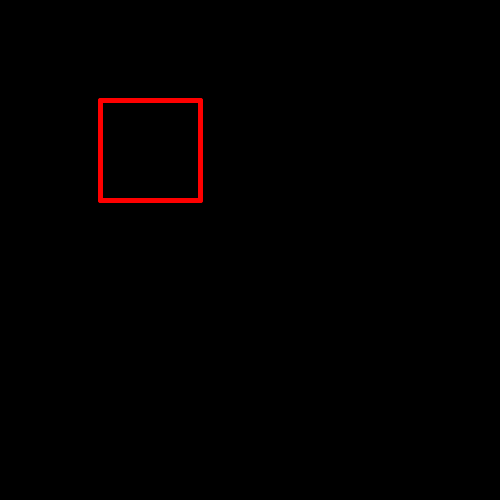
Frame 1 (no input)
Frame 60 (the mouse pressed at the canvas centre just before this capture): identical to frame 1, image omitted
Frame 120 (the mouse held since frame 60 and released just before this capture): identical to frame 1, image omitted

The Processing sketch that drew this single still picture (run headless with seeded random() and noise(); from frame 60 on, the mouse is pressed at the canvas centre):

// Processing sketch: Opdr_9_4
// ── Opdr_9_4.pde


void setup(){
  size(500,500);
  
}

void draw(){
  background(0,0,0);
  stroke(255,0,0);
  strokeWeight(5);
  vierkant(100,100,100,100);
}

void vierkant(int x,int y,int w,int h){
  line(x,y,x+w,y);
  line(x,y+h,x+w,y+h);
  line(x,y,x,y+h);
  line(x+w,y,x+w,y+h);
}
